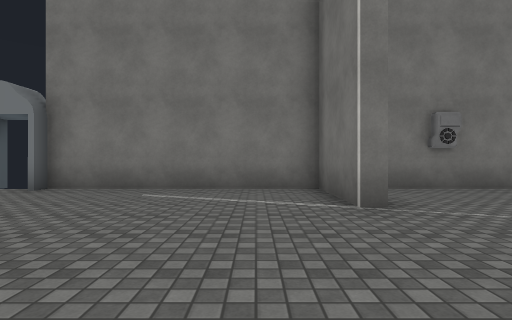
view 1 (above)

15 first-person views from a walk through a Unity game level. The camera is 1.2 m above the floor, looks level and sees 80° across. The floor is counted in squares, 2 m on a side. Each view is taken from the middle of a square. On the plan, view 1 faces up. The plan holds only what a view shows up to about 9 squares ahead; the rest is blank. The place goes on beyond the plan. The player is left out. Door leaves are left out, so doorways stand open. Some surface patterns are stand-ins.

view 2
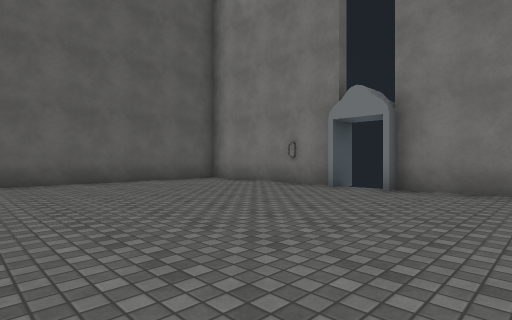

view 3
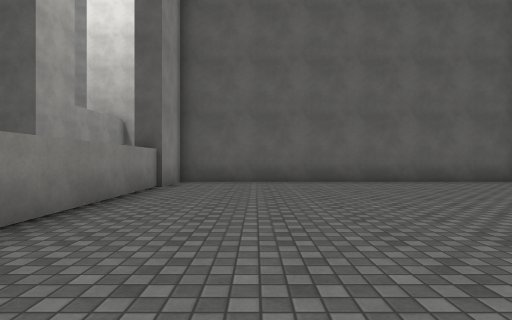

view 4
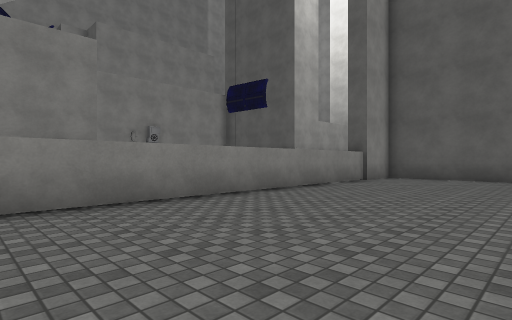

view 5
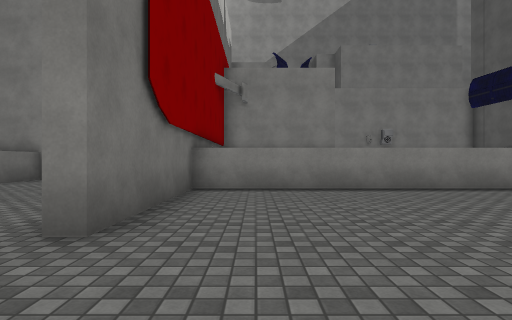

view 6
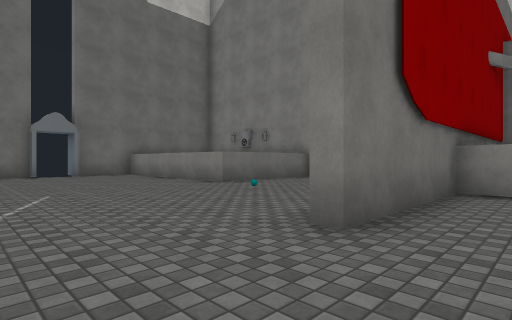

view 7
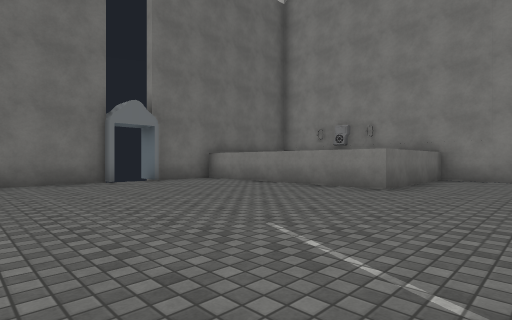

view 8
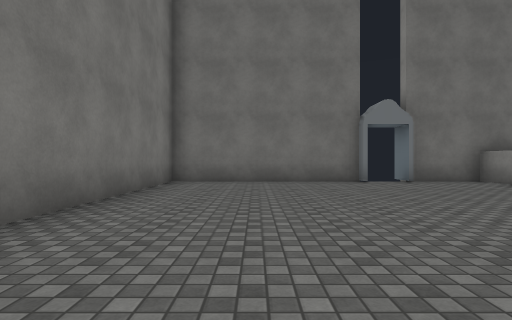

view 9
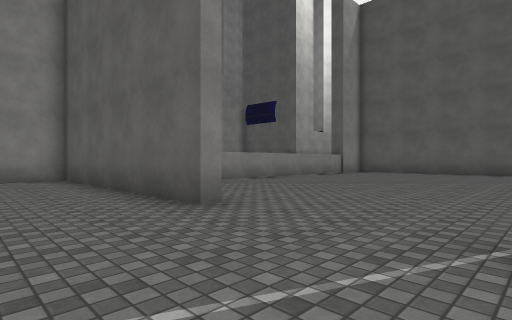

view 10
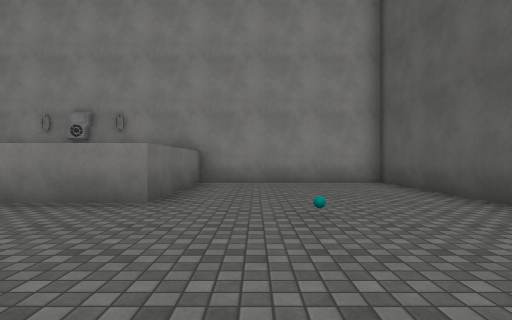

view 11
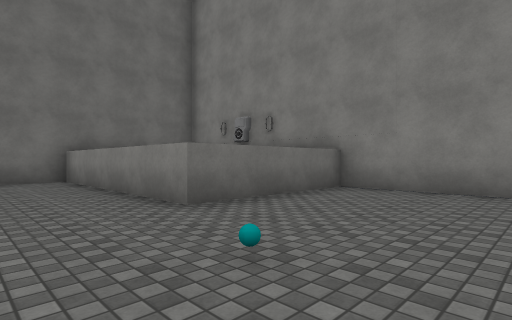

view 12
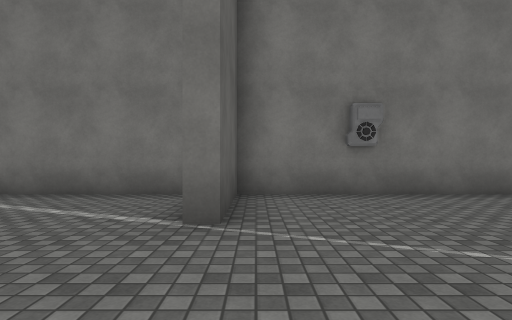

view 13
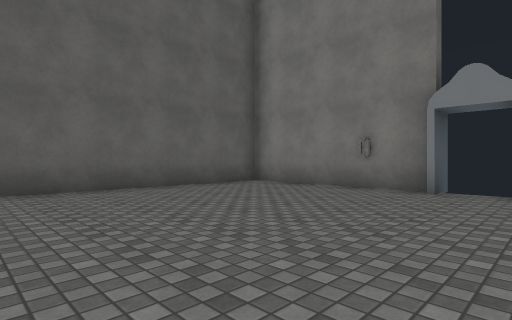

view 14
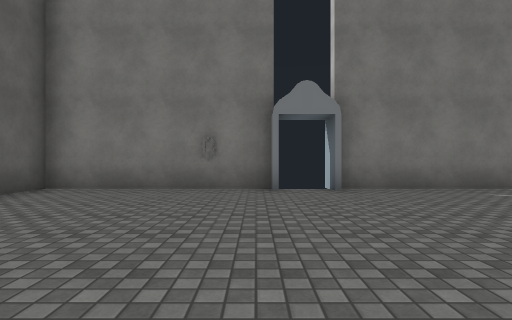

view 15
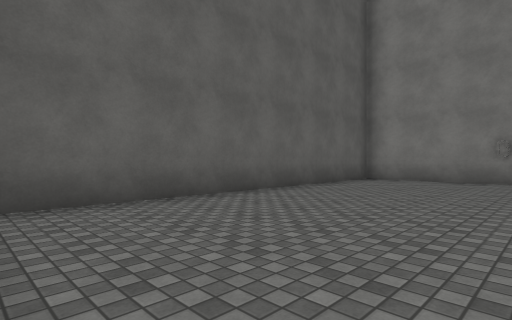

### Floor plan
Ten units are one square. View 1 is at (0, 0); x grows to the right and y downward. Boxes are objects, and circles mark ways between rooms. Rooms are numbered by the first view taken in them; rooms with no view inside come last. Other rooms are left out.
<svg viewBox="-109 -70 239 137">
<path fill="none" stroke="#000" d="M-56 -63 -104 -63 -104 32 13 32 13 -6M17 -38 13 -38 13 -63 -43 -63 -43 -59M125 -11 125 -63 17 -63 17 -38M13 -6 17 -6 17 62 65 62 65 22 125 22 125 4"/>
<rect x="35" y="5" width="10" height="10" fill="#bbb"><title>other object</title></rect>
<circle cx="10" cy="-20" r="3" fill="#2a7"/>
<text x="-40" y="-10">1</text>
<text x="70" y="-10">2</text>
</svg>
Room 1 opens to room 2.

Where each view was taken, in squares from view 1:
view 1: 0 up, 0 right, facing up
view 2: 0 up, 2 left, facing up-left
view 3: 1 down, 2 left, facing left
view 4: 1 up, 0 right, facing down-left
view 5: 3 up, 0 right, facing down
view 6: 3 up, 0 right, facing down-right
view 7: 4 up, 4 right, facing down-right
view 8: 4 up, 4 right, facing right
view 9: 4 up, 4 right, facing down-left
view 10: 2 up, 5 right, facing down
view 11: 0 up, 3 right, facing down-right
view 12: 1 up, 2 right, facing up
view 13: 0 up, 4 left, facing up-left
view 14: 0 up, 6 left, facing up
view 15: 3 down, 6 left, facing up-left
